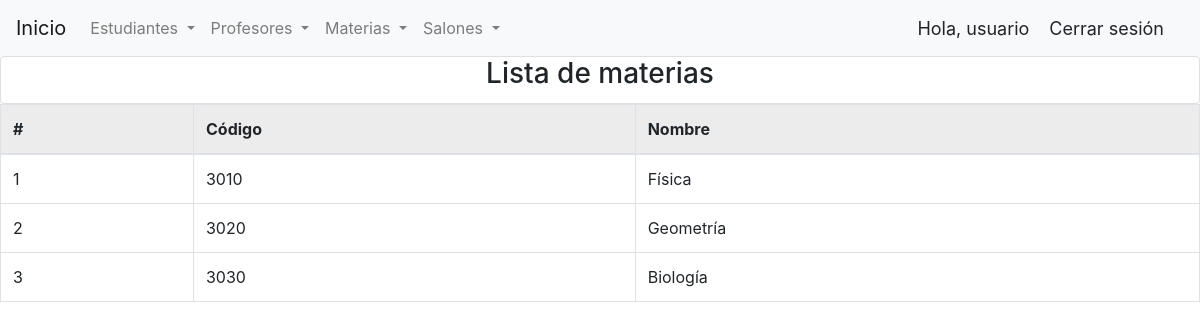
The app's page /colapp/listar_materia/ (signed in) with its own data.
### colapp/models.py (models this page shows, shortened)
class materia(models.Model):
    id = models.AutoField(primary_key = True)
    ma_cod = models.IntegerField()
    ma_nom = models.CharField(max_length=20)

### colapp/views.py (the view)
# urls.py: path('listar_materia/', listarMateria, name = 'listar_materia'),
@login_required(login_url='login')
def listarMateria(request):
    materias = materia.objects.all()
    return render(request,'colapp/listar_materia.html',{'materias':materias})

### templates/colapp/listar_materia.html (shortened to what this page needs)
{% extends 'index.html' %}
{% block body %}
<div class="card text-center">
<h3 class="card-title">Lista de materias</h3>
</div>
   {% if materias %}
       <table class="table table-bordered">
           <thead class="table-active">
               <tr scope="col">
                   <th>#</th>
                   <th>Código</th>
                   <th>Nombre</th>
               </tr>
           </thead>
           <tbody>
               {% for materia in materias %}
               <tr>
                   <td>{{ materia.id }}</td>
                   <td>{{ materia.ma_cod }}</td>
                   <td>{{ materia.ma_nom }}</td>
               </tr>
               {% endfor %}
           </tbody>
       </table>
   {% else %}
   <h1>No hay materias registrados</h1>
   {% endif %}
{% endblock body %}

### templates/index.html (shortened to what this page needs)
<!DOCTYPE html>
<html lang="es">
<head>
    {% block extracss %}
    <link rel="stylesheet" href="https://stackpath.bootstrapcdn.com/bootstrap/4.5.0/css/bootstrap.min.css">
    {% endblock extracss %}
</head>
<body>
    <nav class="navbar navbar-expand-lg navbar-light bg-light">
        <a class="navbar-brand" href="{% url 'index' %} ">Inicio</a>
        <div class="collapse navbar-collapse" id="navbarSupportedContent">
          <ul class="navbar-nav mr-auto"><li class="nav-item dropdown">
            <a class="nav-link dropdown-toggle" href="#" id="navbarDropdown" role="button" data-toggle="dropdown" aria-haspopup="true" aria-expanded="false">
              Estudiantes
            </a>
          </li>
          <li class="nav-item dropdown">
            <a class="nav-link dropdown-toggle" href="#" id="navbarDropdown" role="button" data-toggle="dropdown" aria-haspopup="true" aria-expanded="false">
              Profesores
            </a>
          </li>
          <li class="nav-item dropdown">
            <a class="nav-link dropdown-toggle" href="#" id="navbarDropdown" role="button" data-toggle="dropdown" aria-haspopup="true" aria-expanded="false">
              Materias
            </a>
          </li>
          <li class="nav-item dropdown">
            <a class="nav-link dropdown-toggle" href="#" id="navbarDropdown" role="button" data-toggle="dropdown" aria-haspopup="true" aria-expanded="false">
              Salones
            </a>
          </li>
          </ul>
        </div>
        <span class="hello-msg">Hola, {{request.user}}</span>
        <span><a class="hello-msg" href="../../logout"> Cerrar sesión</a>
        </span>
      </nav>
    {% block body %}
    {% endblock body %}
</body>
</html>

### templates/index.html (style rules this page uses)
.hello-msg { font-size: 18px; color: currentcolor; margin-right: 20px; }

### records on screen
materia: id "1", ma_cod "3010", ma_nom "Física"
materia: id "2", ma_cod "3020", ma_nom "Geometría"
materia: id "3", ma_cod "3030", ma_nom "Biología"

### other values on screen
{{ request.user }} "usuario"
